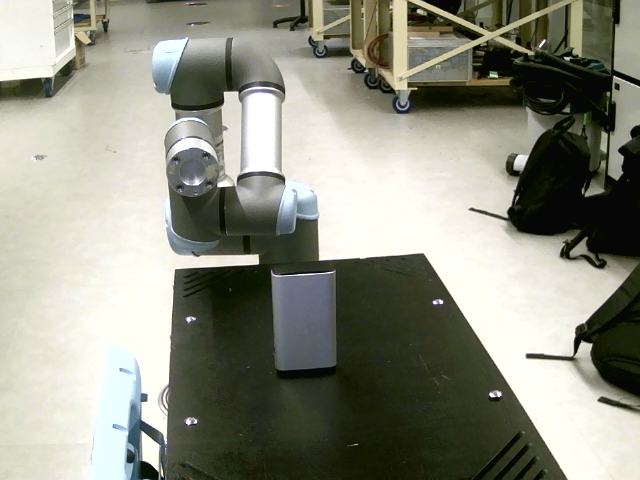
//> input picture src/probot_grasping/include/image.png, 640 x 480 px
$ ./nksb1   (built with g++ and OpenCV 4)
//> lines starting //> are read from the running program, lines starting //| are printed output that depends on the picture; after the words box and inside, x2 and y2 are one past the last pixel; in counts of white or black regions, pixels touching at a corner belong together
// https://blog.csdn.net/qq_37269094/article/details/82859241

#include <opencv2/opencv.hpp>
#include <iostream>
#include <math.h>

using namespace cv;
using namespace std;

int main(int argc, char** argv) {
	Mat src = imread("/home/student/catkin_ws/src/probot_grasping/include/image.png");
//> src is the input picture: 480 rows x 640 cols, CV_8UC3; mean B, G, R 130.1, 143.6, 142.2
	if (src.empty())
	{
		printf("could not load image...\n");
		return 0;
	}
	namedWindow("input image", CV_WINDOW_AUTOSIZE);
	imshow("input image", src);

	// 二值处理
	Mat gray_src, binary, dst;
	cvtColor(src, gray_src, COLOR_BGR2GRAY);
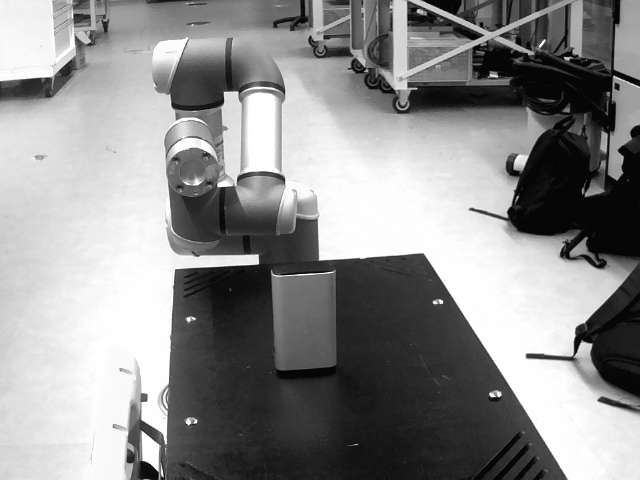
//> gray_src: 480 rows x 640 cols, CV_8UC1; min 6, max 255, mean 141.5
	threshold(gray_src, binary, 0, 255, THRESH_BINARY_INV | THRESH_OTSU);
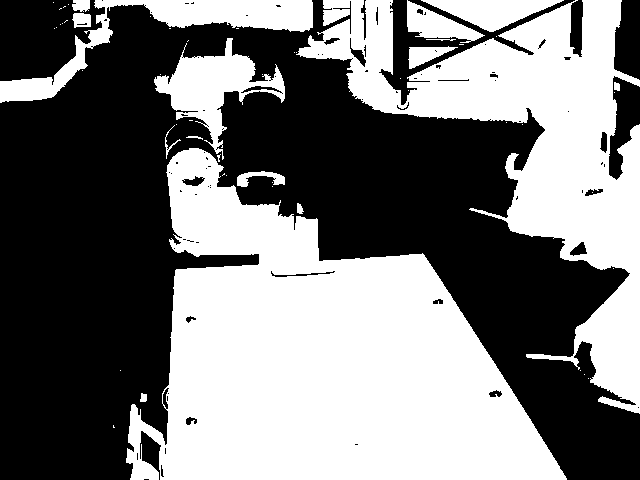
//> binary: 480 rows x 640 cols, CV_8UC1; 47.6% white; 55 white regions (39 under 20 px), largest, box (x1, y1, x2, y2) and area: (126, 148, 567, 480) 83205, (296, 0, 640, 414) 44938, (0, 0, 313, 103) 7000
	imshow("binary image", binary);

	// 形态学操作
	Mat kernel = getStructuringElement(MORPH_RECT, Size(5, 5), Point(-1, -1));
	morphologyEx(binary, dst, MORPH_CLOSE, kernel, Point(-1, -1), 3);
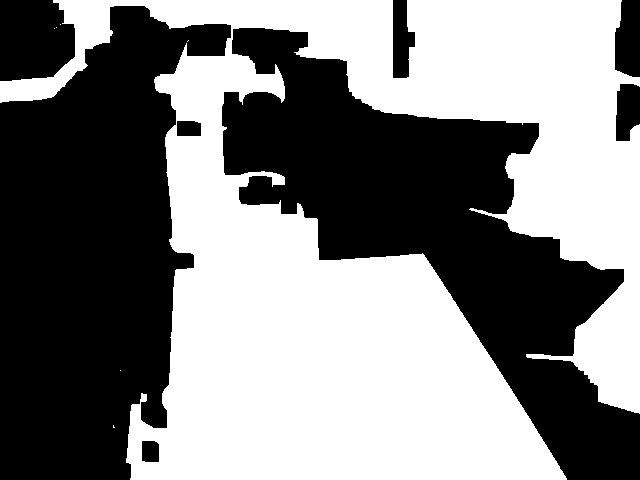
//> dst: 480 rows x 640 cols, CV_8UC1; 51.2% white; 8 black regions, largest, box (x1, y1, x2, y2) and area: (0, 6, 231, 480) 71244, (222, 28, 640, 480) 68606, (0, 0, 75, 81) 5306
	imshow("morphology", dst);

	// 轮廓发现
	bitwise_not(dst, dst, Mat());
//> dst: 480 rows x 640 cols, CV_8UC1; 48.8% white; 8 white regions
	vector<vector<Point>> contours;
	vector<Vec4i> hireachy;
	findContours(dst, contours, hireachy, CV_RETR_EXTERNAL, CHAIN_APPROX_SIMPLE, Point());
//> contours = 8 contours; box (x1, y1, x2, y2) and area: (0, 6, 231, 480) 70503, (222, 28, 640, 480) 67576, (0, 0, 75, 81) 5166, (615, 0, 640, 77) 1598, (393, 0, 415, 78) 1179, (616, 84, 640, 141) 1087, (177, 121, 201, 136) 314, (142, 441, 159, 462) 312; hireachy = 8 items: [1, -1, -1, -1], [2, 0, -1, -1], [3, 1, -1, -1], [4, 2, -1, -1], [5, 3, -1, -1], [6, 4, -1, -1], [7, 5, -1, -1], [-1, 6, -1, -1]

	// 轮廓绘制
	int width = src.cols;
//> width = 640
	int height = src.rows;
//> height = 480
	Mat drawImage = Mat::zeros(src.size(), CV_8UC3);
	for (size_t t = 0; t < contours.size(); t++) {
		Rect rect = boundingRect(contours[t]);
		if (rect.width > width / 2 && rect.width < width - 5) {
			drawContours(drawImage, contours, static_cast<int>(t), Scalar(255, 0, 0), 2, 8, hireachy, 0, Point());
		}
	}
//> this loop made 8 passes
//> rect on passes 1 to 8: Rect(142, 441, 17, 21), Rect(177, 121, 24, 15), Rect(616, 84, 24, 57), Rect(222, 28, 418, 452), Rect(0, 6, 231, 474), Rect(615, 0, 25, 77), Rect(393, 0, 22, 78), Rect(0, 0, 75, 81)
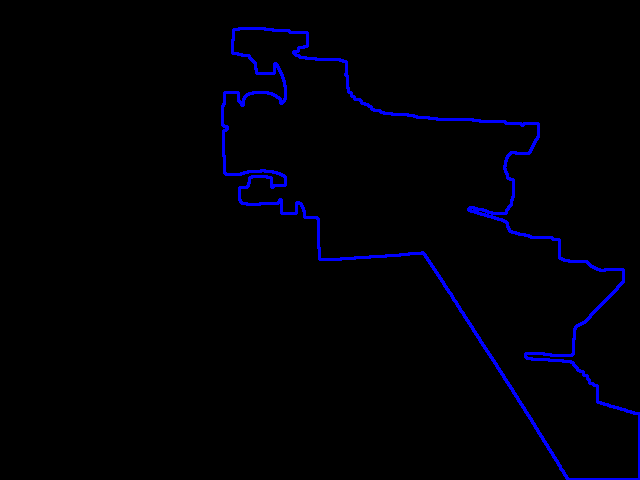
//> drawImage: 480 rows x 640 cols, CV_8UC3; mean B, G, R 5.7, 0, 0
	imshow("contours", drawImage);

	vector<Vec4i> lines;
	Mat contoursImg;
	int accu = min(width*0.5, height*0.5);
//> accu = 240
	cvtColor(drawImage, contoursImg, COLOR_BGR2GRAY);
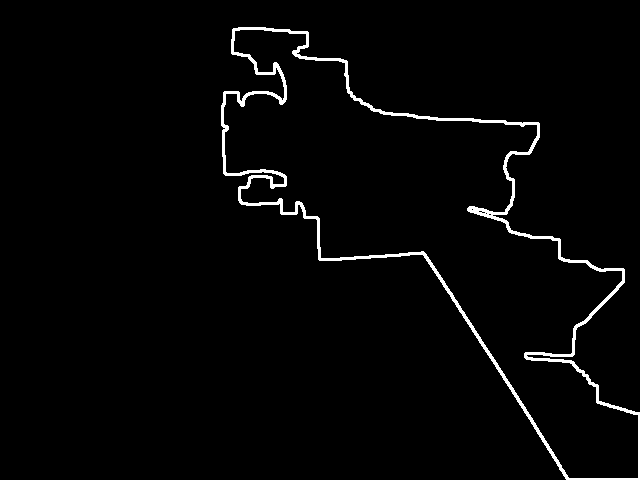
//> contoursImg: 480 rows x 640 cols, CV_8UC1; values 0 (black) and 29 (white), 2.2% white; 1 white region, box (x1, y1, x2, y2) and area: (221, 27, 640, 480) 6845
    HoughLinesP(contoursImg, lines, 1, CV_PI / 180.0, accu, accu, 0);
//> lines = empty
	Mat linesImage = Mat::zeros(src.size(), CV_8UC3);
    for (size_t t = 0; t < lines.size(); t++) {
		Vec4i ln = lines[t];
		line(linesImage, Point(ln[0], ln[1]), Point(ln[2], ln[3]), Scalar(0, 0, 255), 2, 8, 0);
	}
//> this loop made 0 passes
//> linesImage: 480 rows x 640 cols, CV_8UC3; every value is 0
	printf("number of lines : %d\n", lines.size());
//| number of lines : 0
	imshow("lines image", linesImage);

	// 寻找与定位上下左右四条直线
	int deltah = 0;
	Vec4i topLine, bottomLine;
	Vec4i leftLine, rightLine;
	for (int i = 0; i < lines.size(); i++) {
		Vec4i ln = lines[i];
		deltah = abs(ln[3] - ln[1]);
		if (ln[3] < height / 2.0 && ln[1] < height / 2.0 && deltah < accu - 1) {
			if (topLine[3] > ln[3] && topLine[3]>0) {
				topLine = lines[i];
			}
			else {
				topLine = lines[i];
			}
		}
		if (ln[3] > height / 2.0 && ln[1] > height / 2.0 && deltah < accu - 1) {
			bottomLine = lines[i];
		}
		if (ln[0] < width / 2.0 && ln[2] < width / 2.0) {
			leftLine = lines[i];
		}
		if (ln[0] > width / 2.0 && ln[2] > width / 2.0) {
			rightLine = lines[i];
		}
	}
//> after the loop, topLine = [0, 0, 0, 0]
	cout << "top line : p1(x, y) = " << topLine[0] << "," << topLine[1] << " p2(x, y) = " << topLine[2] << "," << topLine[3] << endl;
//| top line : p1(x, y) = 0,0 p2(x, y) = 0,0
	cout << "bottom line : p1(x, y) = " << bottomLine[0] << "," << bottomLine[1] << " p2(x, y) = " << bottomLine[2] << "," << bottomLine[3] << endl;
//| bottom line : p1(x, y) = 0,0 p2(x, y) = 0,0
	cout << "left line : p1(x, y) = " << leftLine[0] << "," << leftLine[1] << " p2(x, y) = " << leftLine[2] << "," << leftLine[3] << endl;
//| left line : p1(x, y) = 0,0 p2(x, y) = 0,0
	cout << "right line : p1(x, y) = " << rightLine[0] << "," << rightLine[1] << " p2(x, y) = " << rightLine[2] << "," << rightLine[3] << endl;
//| right line : p1(x, y) = 0,0 p2(x, y) = 0,0

	// 拟合四条直线方程
	float k1, c1;
	k1 = float(topLine[3] - topLine[1]) / float(topLine[2] - topLine[0]);
//> k1 = nan
	c1 = topLine[1] - k1*topLine[0];
//> c1 = nan
	float k2, c2;
	k2 = float(bottomLine[3] - bottomLine[1]) / float(bottomLine[2] - bottomLine[0]);
//> k2 = nan
	c2 = bottomLine[1] - k2*bottomLine[0];
//> c2 = nan
	float k3, c3;
	k3 = float(leftLine[3] - leftLine[1]) / float(leftLine[2] - leftLine[0]);
//> k3 = nan
	c3 = leftLine[1] - k3*leftLine[0];
//> c3 = nan
	float k4, c4;
	k4 = float(rightLine[3] - rightLine[1]) / float(rightLine[2] - rightLine[0]);
//> k4 = nan
	c4 = rightLine[1] - k4*rightLine[0];
//> c4 = nan

	// 四条直线交点
	Point p1; // 左上角
	p1.x = static_cast<int>((c1 - c3) / (k3 - k1));
//> p1 = Point(-2147483648, 0)
	p1.y = static_cast<int>(k1*p1.x + c1);
//> p1 = Point(-2147483648, -2147483648)
	Point p2; // 右上角
	p2.x = static_cast<int>((c1 - c4) / (k4 - k1));
//> p2 = Point(-2147483648, 0)
	p2.y = static_cast<int>(k1*p2.x + c1);
//> p2 = Point(-2147483648, -2147483648)
	Point p3; // 左下角
	p3.x = static_cast<int>((c2 - c3) / (k3 - k2));
//> p3 = Point(-2147483648, 0)
	p3.y = static_cast<int>(k2*p3.x + c2);
//> p3 = Point(-2147483648, -2147483648)
	Point p4; // 右下角
	p4.x = static_cast<int>((c2 - c4) / (k4 - k2));
//> p4 = Point(-2147483648, 0)
	p4.y = static_cast<int>(k2*p4.x + c2);
//> p4 = Point(-2147483648, -2147483648)
	cout << "p1(x, y)=" << p1.x << "," << p1.y << endl;
//| p1(x, y)=-2147483648,-2147483648
	cout << "p2(x, y)=" << p2.x << "," << p2.y << endl;
//| p2(x, y)=-2147483648,-2147483648
	cout << "p3(x, y)=" << p3.x << "," << p3.y << endl;
//| p3(x, y)=-2147483648,-2147483648
	cout << "p4(x, y)=" << p4.x << "," << p4.y << endl;
//| p4(x, y)=-2147483648,-2147483648

	// 显示四个点坐标
	circle(linesImage, p1, 2, Scalar(255, 0, 0), 2, 8, 0);
	circle(linesImage, p2, 2, Scalar(255, 0, 0), 2, 8, 0);
	circle(linesImage, p3, 2, Scalar(255, 0, 0), 2, 8, 0);
	circle(linesImage, p4, 2, Scalar(255, 0, 0), 2, 8, 0);
	line(linesImage, Point(topLine[0], topLine[1]), Point(topLine[2], topLine[3]), Scalar(0, 255, 0), 2, 8, 0);
	imshow("four corners", linesImage);

	// 透视变换
	vector<Point2f> src_corners(4);
	src_corners[0] = p1;
//> src_corners = 4 Points (x, y): [-2.15e+09, -2.15e+09], [0, 0], [0, 0], [0, 0]
	src_corners[1] = p2;
//> src_corners = 4 Points (x, y): [-2.15e+09, -2.15e+09], [-2.15e+09, -2.15e+09], [0, 0], [0, 0]
	src_corners[2] = p3;
//> src_corners = 4 Points (x, y): [-2.15e+09, -2.15e+09], [-2.15e+09, -2.15e+09], [-2.15e+09, -2.15e+09], [0, 0]
	src_corners[3] = p4;
//> src_corners = 4 Points (x, y): [-2.15e+09, -2.15e+09], [-2.15e+09, -2.15e+09], [-2.15e+09, -2.15e+09], [-2.15e+09, -2.15e+09]

	vector<Point2f> dst_corners(4);
	dst_corners[0] = Point(0, 0);
	dst_corners[1] = Point(width, 0);
	dst_corners[2] = Point(0, height);
	dst_corners[3] = Point(width, height);

	// 获取透视变换矩阵
	Mat resultImage;
	Mat warpmatrix = getPerspectiveTransform(src_corners, dst_corners);
//> warpmatrix = [[-0.316, 0.316, -0.316], [0.316, -0.316, 0.316], [1.96e-10, 9.82e-11, 0.632]]
	warpPerspective(src, resultImage, warpmatrix, resultImage.size(), INTER_LINEAR);
	namedWindow("Final Result", CV_WINDOW_AUTOSIZE);
	imshow("Final Result", resultImage);

	waitKey(0);
	return 0;
}

$ run again, with src/probot_grasping/include/frame0000.jpg saved as src/probot_grasping/include/image.png
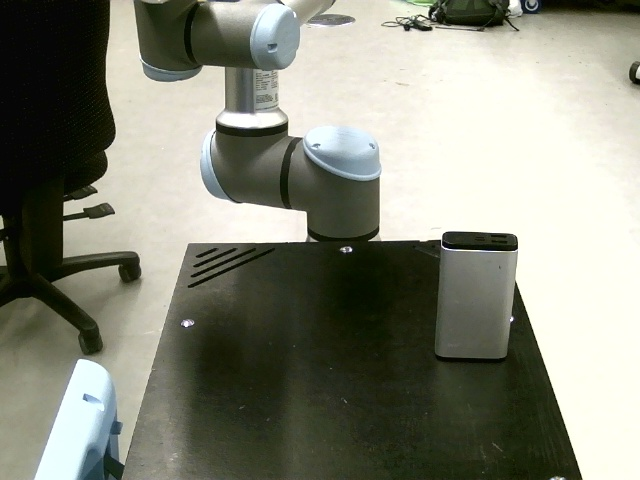
//> input picture src/probot_grasping/include/frame0000.jpg, 640 x 480 px
//> src is the input picture: 480 rows x 640 cols, CV_8UC3; mean B, G, R 123.2, 137.2, 135.1
//> `threshold(gray_src, binary, 0, 255, THRESH_BINARY_INV | THRESH_OTSU);`:
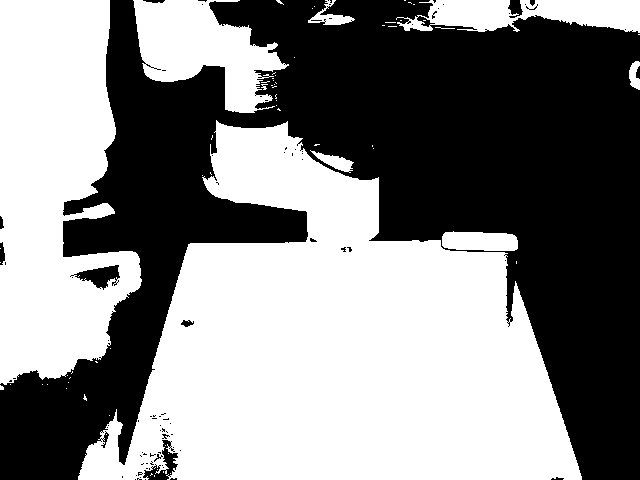
//> binary: 480 rows x 640 cols, CV_8UC1; 52.4% white; 87 black regions (75 under 20 px), largest, box (x1, y1, x2, y2) and area: (0, 0, 640, 480) 144317, (70, 265, 120, 290) 594, (143, 440, 178, 480) 516
//> `morphologyEx(binary, dst, MORPH_CLOSE, kernel, Point(-1, -1), 3);`:
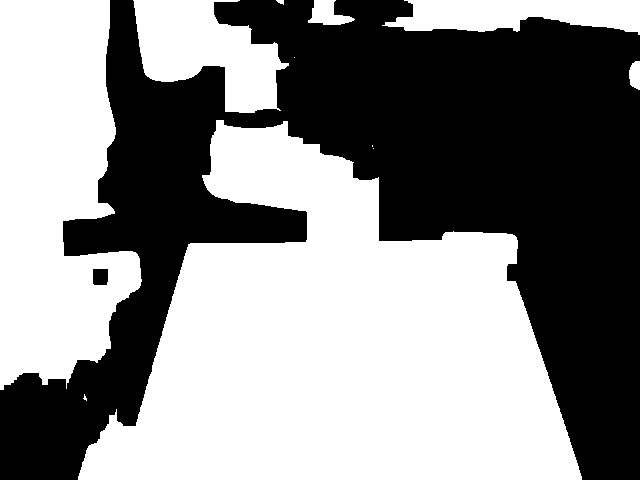
//> dst: 480 rows x 640 cols, CV_8UC1; 54.3% white; 2 black regions, box (x1, y1, x2, y2) and area: (0, 0, 640, 480) 140262, (93, 269, 108, 285) 236
//> contours = 2 contours; box (x1, y1, x2, y2) and area: (0, 0, 640, 480) 138428, (93, 269, 108, 285) 207; hireachy = 2 items: [1, -1, -1, -1], [-1, 0, -1, -1]
//> the loop `for (size_t t = 0; t < contours.size(); t++)` made 2 passes
//> rect on passes 1 to 2: Rect(93, 269, 15, 16), Rect(0, 0, 640, 480)
//| number of lines : 0
//| top line : p1(x, y) = 0,0 p2(x, y) = 0,0
//| bottom line : p1(x, y) = 0,0 p2(x, y) = 0,0
//| left line : p1(x, y) = 0,0 p2(x, y) = 0,0
//| right line : p1(x, y) = 0,0 p2(x, y) = 0,0
//| p1(x, y)=-2147483648,-2147483648
//| p2(x, y)=-2147483648,-2147483648
//| p3(x, y)=-2147483648,-2147483648
//| p4(x, y)=-2147483648,-2147483648

$ run again, with src/probot_grasping/include/frame0002.jpg saved as src/probot_grasping/include/image.png
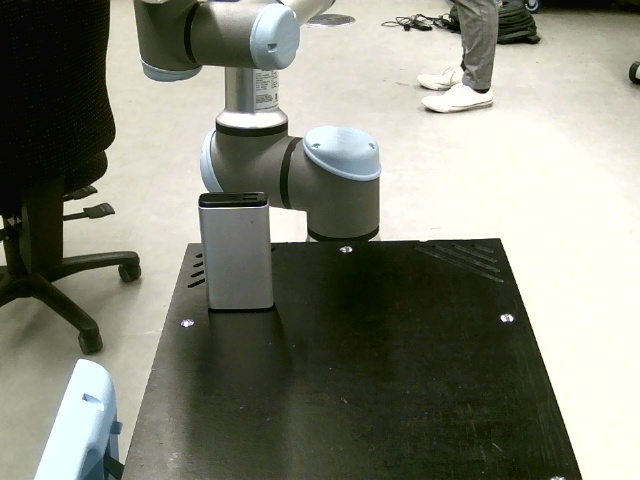
//> input picture src/probot_grasping/include/frame0002.jpg, 640 x 480 px
//> src is the input picture: 480 rows x 640 cols, CV_8UC3; mean B, G, R 120.1, 133.6, 131.6
//> `threshold(gray_src, binary, 0, 255, THRESH_BINARY_INV | THRESH_OTSU);`:
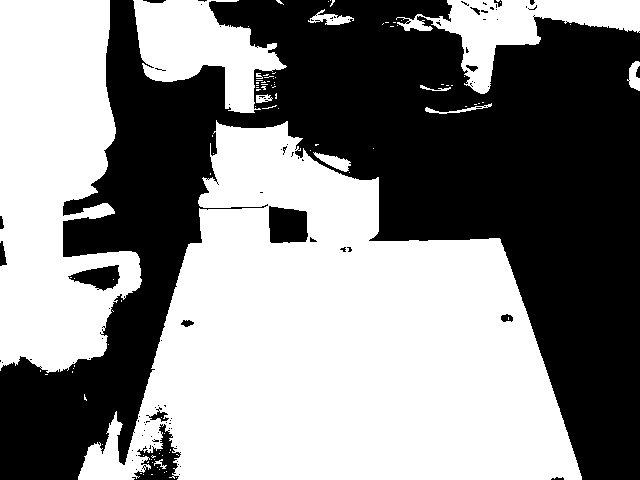
//> binary: 480 rows x 640 cols, CV_8UC1; 53.3% white; 97 black regions (81 under 20 px), largest, box (x1, y1, x2, y2) and area: (0, 0, 640, 480) 139279, (269, 206, 308, 243) 1260, (132, 424, 181, 480) 1161
//> `morphologyEx(binary, dst, MORPH_CLOSE, kernel, Point(-1, -1), 3);`:
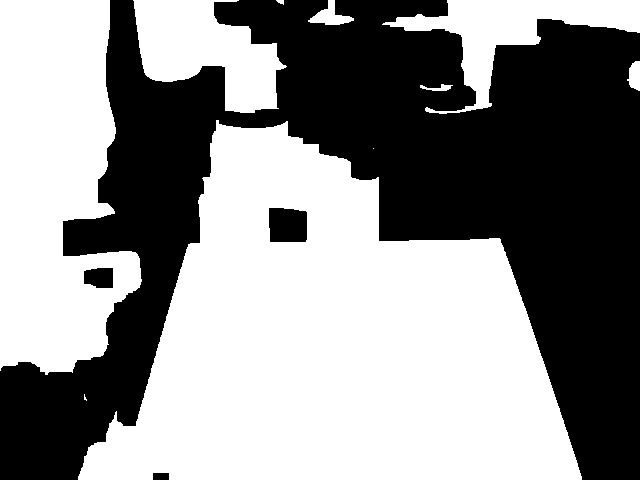
//> dst: 480 rows x 640 cols, CV_8UC1; 55.3% white; 4 black regions, box (x1, y1, x2, y2) and area: (0, 0, 640, 480) 135565, (269, 208, 307, 242) 1231, (84, 268, 113, 288) 518, (153, 473, 169, 480) 112
//> contours = 4 contours; box (x1, y1, x2, y2) and area: (0, 0, 640, 480) 133802, (269, 208, 307, 242) 1163, (84, 268, 113, 288) 473, (153, 473, 169, 480) 90; hireachy = 4 items: [1, -1, -1, -1], [2, 0, -1, -1], [3, 1, -1, -1], [-1, 2, -1, -1]
//> the loop `for (size_t t = 0; t < contours.size(); t++)` made 4 passes
//> rect on passes 1 to 4: Rect(153, 473, 16, 7), Rect(84, 268, 29, 20), Rect(269, 208, 38, 34), Rect(0, 0, 640, 480)
//| number of lines : 0
//| top line : p1(x, y) = 0,0 p2(x, y) = 0,0
//| bottom line : p1(x, y) = 0,0 p2(x, y) = 0,0
//| left line : p1(x, y) = 0,0 p2(x, y) = 0,0
//| right line : p1(x, y) = 0,0 p2(x, y) = 0,0
//| p1(x, y)=-2147483648,-2147483648
//| p2(x, y)=-2147483648,-2147483648
//| p3(x, y)=-2147483648,-2147483648
//| p4(x, y)=-2147483648,-2147483648
